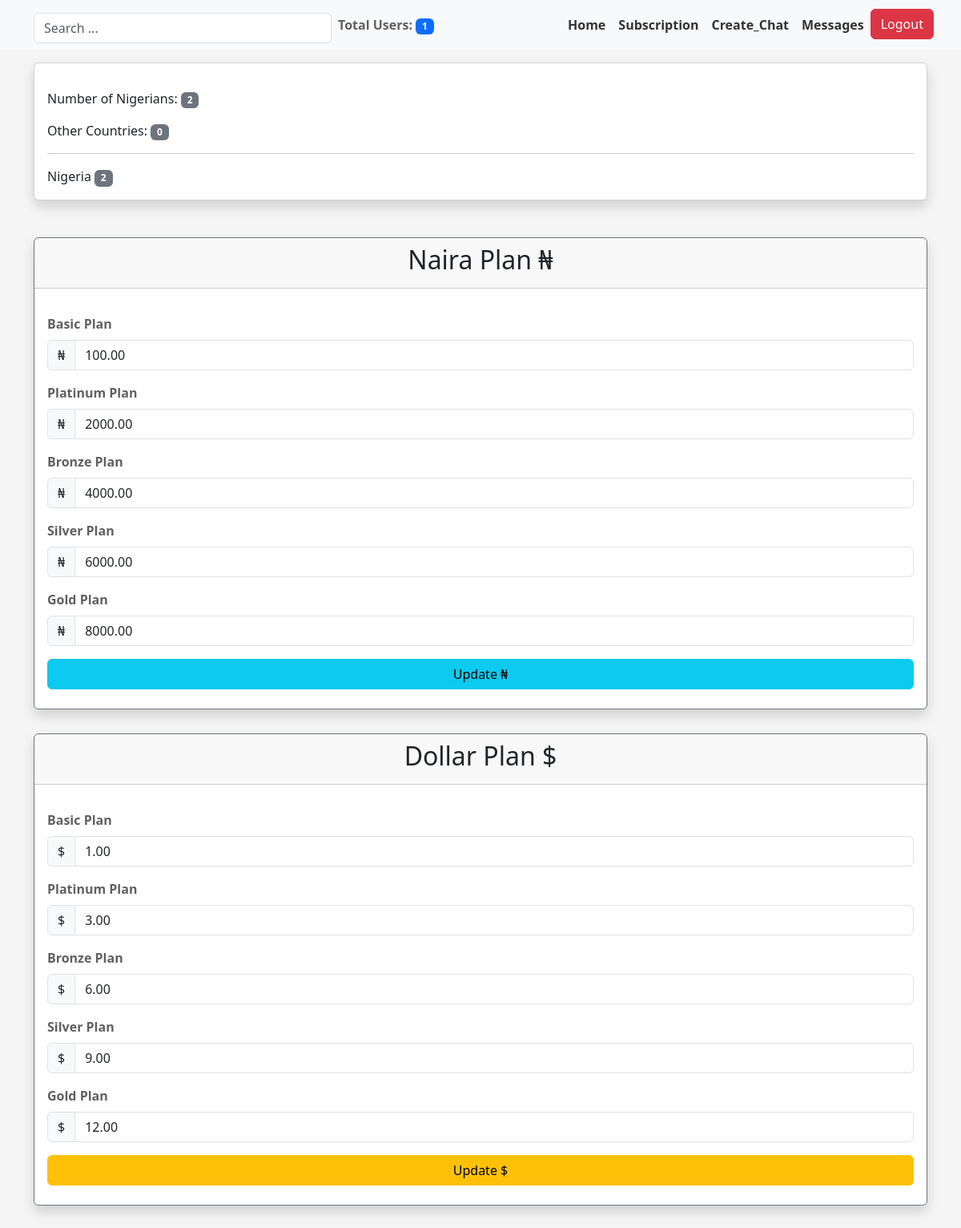
The page /superadmin (signed in) on the database its author committed.
### myapp/models.py (models this page shows, shortened)
class User(AbstractUser):
    profilepic = models.ImageField(upload_to= 'profilepic', null=True, blank=True, default="avatar.png")
    moredesc = models.TextField(null=True, blank=True)
    businessname = models.CharField(
        max_length=100, unique=True, null=True, blank=True)
    slug = models.SlugField(unique=True, null=True, blank=True)
    country = models.CharField(max_length=100, null=True, blank=True)
    phone = models.CharField(max_length=100, null=True, blank=True)
    meansofid = models.CharField(max_length=100, null=True, blank=True)
    idnumber = models.CharField(max_length=100, null=True, blank=True)
    idpic = models.ImageField(upload_to= 'id', null=True, blank=True)
    qrcode = models.ImageField(null=True, blank=True)
    logo = models.ImageField(null=True, blank=True, default="icon.png")
    currency = models.CharField(max_length=10, null=True, blank=True)
    coins = models.IntegerField(blank=True, null=True, default=0)
    whatsapp = models.CharField(max_length=200, null=True, blank=True)
    updated = models.DateTimeField(auto_now=True, null=True)
    created = models.DateTimeField(auto_now_add=True, null=True)
    subscribed = models.BooleanField(default=False, null=True, blank=True)
    date = models.DateTimeField(default=datetime.now())
    trial_start = models.DateTimeField(null=True, blank=True)
    trial_end = models.DateTimeField(null=True, blank=True)

### subscription/models.py (models this page shows, shortened)
class NairaSubscriptionPlan(models.Model):
    PLAN_CHOICES = (
        ('Basic', 'Basic - Daily Plan'),
        ('Platinum', 'Platinum - Monthly Plan'),
        ('Bronze', 'Bronze - Quarterly Plan'),
        ('Silver', 'Silver - Biannual Plan'),
        ('Gold', 'Gold - Annual Plan'),
        ('ForeignBasic', 'Basic - Daily Plan'),
        ('ForeignPlatinum', 'Platinum - Monthly Plan'),
        ('ForeignBronze', 'Bronze - Quarterly Plan'),
        ('ForeignSilver', 'Silver - Biannual Plan'),
        ('ForeignGold', 'Gold - Annual Plan'),
    )
    plan_type = models.CharField(max_length=20, choices=PLAN_CHOICES)
    price = models.DecimalField(max_digits=10, decimal_places=2)

class DollarSubscriptionPlan(models.Model):
    PLAN_CHOICES = (
        ('Basic', 'Basic - Daily Plan'),
        ('Platinum', 'Platinum - Monthly Plan'),
        ('Bronze', 'Bronze - Quarterly Plan'),
        ('Silver', 'Silver - Biannual Plan'),
        ('Gold', 'Gold - Annual Plan'),
    )
    plan_type = models.CharField(max_length=20, choices=PLAN_CHOICES)
    price = models.DecimalField(max_digits=10, decimal_places=2)

### myapp/views.py (the view, shortened to what this page needs)
# urls.py: path('superadmin', views.superadmin, name="superadmin"),
@login_required(login_url='superadminlogin')
def superadmin(request):
    if request.user.is_authenticated:
        if request.user.email == 'admin@admin.com':
            users = User.objects.all()
            number = users.count() - 1  # Total number of users
            other_country = 0
            nigeria = 0
            usercountry = User.objects.values('country').annotate(
                count=Count('country')).order_by('country')
            for country_data in usercountry:
                country = country_data['country']
                count = country_data['count']
                if country is not None:
                    if country.lower() == 'nigeria':
                        nigeria += count
                    else:
                        other_country += count
            nairaGold = NairaSubscriptionPlan.objects.get(plan_type='Gold')
            nairaSilver = NairaSubscriptionPlan.objects.get(plan_type='Silver')
            nairaBronze = NairaSubscriptionPlan.objects.get(plan_type='Bronze')
            nairaPlatinum = NairaSubscriptionPlan.objects.get(
                plan_type='Platinum')
            nairaBasic = NairaSubscriptionPlan.objects.get(plan_type='Basic')
            dollarGold = DollarSubscriptionPlan.objects.get(plan_type='Gold')
            dollarSilver = DollarSubscriptionPlan.objects.get(
                plan_type='Silver')
            dollarBronze = DollarSubscriptionPlan.objects.get(
                plan_type='Bronze')
            dollarPlatinum = DollarSubscriptionPlan.objects.get(
                plan_type='Platinum')
            dollarBasic = DollarSubscriptionPlan.objects.get(
                plan_type='Basic')
            context = {
                'users': users,
                'number': number,
                'nigeria': nigeria,
                'usercountry': usercountry,  # Updated usercountry list with counts
                'othercountry': other_country,
                'nairaGold': nairaGold,
                'nairaSilver': nairaSilver,
                'nairaBronze': nairaBronze,
                'nairaPlatinum': nairaPlatinum,
                'nairaBasic': nairaBasic,
                'dollarGold': dollarGold,
                'dollarSilver': dollarSilver,
                'dollarBronze': dollarBronze,
                'dollarPlatinum': dollarPlatinum,
                'dollarBasic': dollarBasic,
            }
        else:
            return redirect('superadminlogin')
    else:
        return redirect('superadminlogin')
    return render(request, 'myapp/superadmin.html', context)

### myapp/templates/myapp/superadmin.html (shortened to what this page needs)
{% extends 'superadminwrapper.html' %}
{% load static %}
{% block content %}
<div class="container">
    <div class="row my-3 g-0">
        <div class="card shadow">
            <div class="card-body">
                <label for="card-label" class="card-label mt-3">Number of Nigerians:
                    <span class="badge bg-secondary">{{ nigeria }}</span>
                </label>
                <br>
                <label for="card-label" class="card-label mt-3">Other Countries:
                    <span class="badge bg-secondary">{{ othercountry }}</span>
                </label>
                <br>
                <hr>
                {% for country_data in usercountry %}
                {{ country_data.country }}
                <span class="badge bg-secondary">{{ country_data.count }}</span>
                <br>
                {% endfor %}
            </div>
        </div>
    </div>
    <div class="row">
        <form action="" method="POST">
            <div class="card shadow border-secondary">
                <div class="card-header text-center">
                    <h2> Naira Plan ₦</h2>
                </div>
                <div class="card-body">
                    <div class="col-sm-12 mt-3">
                        <label for="plan" class="form-label">Basic Plan</label>
                        <div class="input-group">
                            <span class="input-group-text">₦</span>
                            <input type="number" class="form-control" name="basicprice" aria-label="itemprice"
                                value="{{nairaBasic.price}}" min="0">
                        </div>
                    </div>
                    <div class="col-sm-12 mt-3">
                        <label for="plan" class="form-label">Platinum Plan</label>
                        <div class="input-group">
                            <span class="input-group-text">₦</span>
                            <input type="number" class="form-control" name="platinumprice" aria-label="itemprice"
                                value="{{nairaPlatinum.price}}" min="0">
                        </div>
                    </div>
                    <div class="col-sm-12 mt-3">
                        <label for="plan" class="form-label">Bronze Plan</label>
                        <div class="input-group">
                            <span class="input-group-text">₦</span>
                            <input type="number" class="form-control" name="bronzeprice" aria-label="itemprice"
                                value="{{nairaBronze.price}}" min="0">
                        </div>
                    </div>
                    <div class="col-sm-12 mt-3">
                        <label for="plan" class="form-label">Silver Plan</label>
                        <div class="input-group">
                            <span class="input-group-text">₦</span>
                            <input type="number" class="form-control" name="silverprice" aria-label="itemprice"
                                value="{{nairaSilver.price}}" min="0">
                        </div>
                    </div>
                    <div class="col-sm-12 mt-3">
                        <label for="plan" class="form-label">Gold Plan</label>
                        <div class="input-group">
                            <span class="input-group-text">₦</span>
                            <input type="number" class="form-control" name="goldprice" aria-label="itemprice"
                                value="{{nairaGold.price}}" min="0">
                        </div>
                    </div>
                    <div class="col-sm-12 mt-3">
                        <button class="btn btn-info w-100 mb-2" name="nairabutton" type="submit">Update ₦</button>
                    </div>
                </div>
            </div>
        </form>
        <form action="" method="POST">
            <div class="card shadow border-secondary">
                <div class="card-header text-center">
                    <h2> Dollar Plan $</h2>
                </div>
                <div class="card-body">
                    <div class="col-sm-12 mt-3">
                        <label for="plan" class="form-label">Basic Plan</label>
                        <div class="input-group">
                            <span class="input-group-text">$</span>
                            <input type="number" class="form-control" name="basicprice" aria-label="itemprice"
                                value="{{dollarBasic.price}}" min="0">
                        </div>
                    </div>
                    <div class="col-sm-12 mt-3">
                        <label for="plan" class="form-label">Platinum Plan</label>
                        <div class="input-group">
                            <span class="input-group-text">$</span>
                            <input type="number" class="form-control" name="platinumprice" aria-label="itemprice"
                                value="{{dollarPlatinum.price}}" min="0">
                        </div>
                    </div>
                    <div class="col-sm-12 mt-3">
                        <label for="plan" class="form-label">Bronze Plan</label>
                        <div class="input-group">
                            <span class="input-group-text">$</span>
                            <input type="number" class="form-control" name="bronzeprice" aria-label="itemprice"
                                value="{{dollarBronze.price}}" min="0">
                        </div>
                    </div>
                    <div class="col-sm-12 mt-3">
                        <label for="plan" class="form-label">Silver Plan</label>
                        <div class="input-group">
                            <span class="input-group-text">$</span>
                            <input type="number" class="form-control" name="silverprice" aria-label="itemprice"
                                value="{{dollarSilver.price}}" min="0">
                        </div>
                    </div>
                    <div class="col-sm-12 mt-3">
                        <label for="plan" class="form-label">Gold Plan</label>
                        <div class="input-group">
                            <span class="input-group-text">$</span>
                            <input type="number" class="form-control" name="goldprice" aria-label="itemprice"
                                value="{{dollarGold.price}}" min="0">
                        </div>
                    </div>
                    <div class="col-sm-12 mt-3">
                        <button class="btn btn-warning w-100 mb-2" name="dollarbutton" type="submit">Update $</button>
                    </div>
                </div>
            </div>
        </form>
    </div>
</div>
{% endblock content %}

### static/assets/style.css (style rules this page uses)
:root { scroll-behavior: smooth; }
body { font-family: "Merriweather"; background: #F5F5F5; color: #333333; }
.form-label { font-weight: bold; color: #616060; }
.card { margin-bottom: 30px; border: none; border-radius: 5px; box-shadow: 0px 0 30px rgba(166, 184, 12, 0.1); }
.card-header { border-color: #ebeef4; background-color: #fff; color: #798eb3; padding: 15px; }
.card-body { padding: 0 20px 20px 20px; }

### static/homepage.css (style rules this page uses)
body { font-family: Arial, sans-serif; background-color: #000000; color: #ffffff; margin: 0; padding: 0; }

### templates/superadminwrapper.html (style rules this page uses)
body { background: whitesmoke; color: black; }

### rows shown on the page
User: country "Nigeria", count "2"
NairaSubscriptionPlan: basicprice "100.00"
NairaSubscriptionPlan: platinumprice "2000.00"
NairaSubscriptionPlan: bronzeprice "4000.00"
NairaSubscriptionPlan: silverprice "6000.00"
NairaSubscriptionPlan: goldprice "8000.00"
DollarSubscriptionPlan: basicprice "1.00"
DollarSubscriptionPlan: platinumprice "3.00"
DollarSubscriptionPlan: bronzeprice "6.00"
DollarSubscriptionPlan: silverprice "9.00"
DollarSubscriptionPlan: goldprice "12.00"

### other values the page prints
{{ number }} "1"
{{ nigeria }} "2"
{{ othercountry }} "0"
